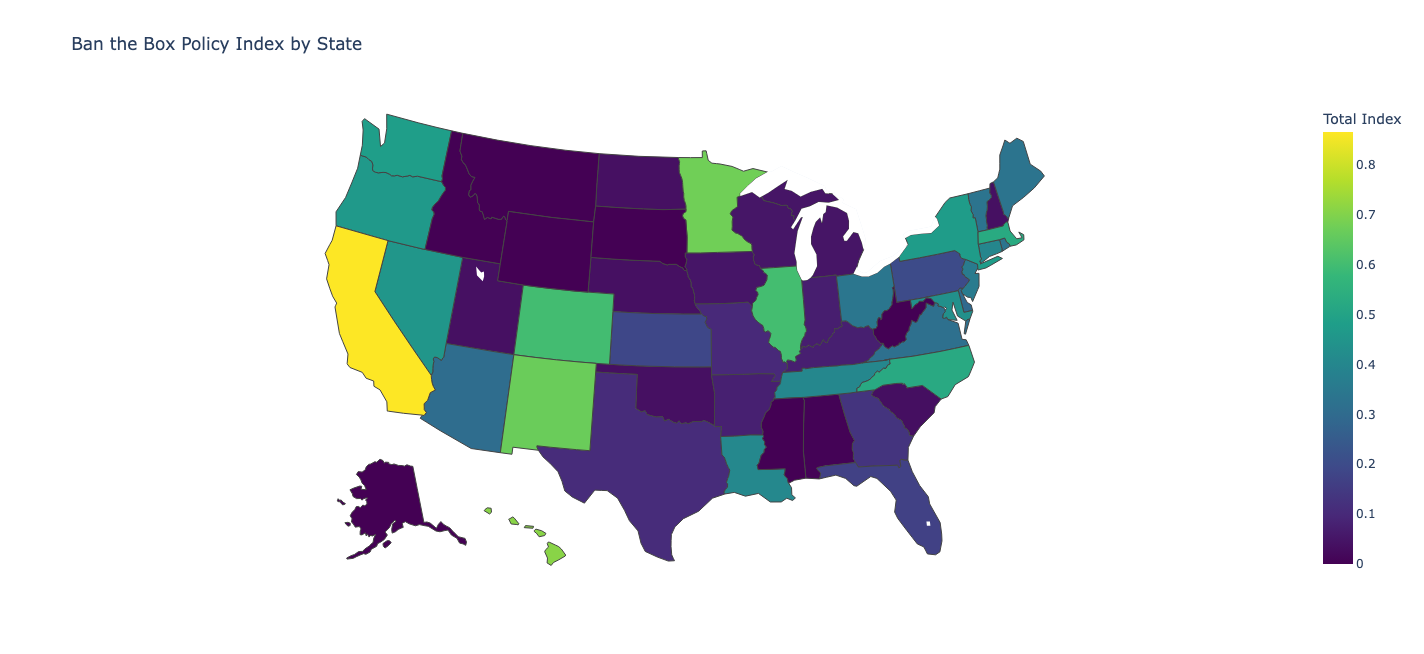

This chart was generated by the following Python code:
import pandas as pd
import plotly.express as px
import numpy as np
from us import states

csv_file_path = 'ban_the_box_index_clean.csv'  # replace with your file path
df = pd.read_csv(csv_file_path)

# get the abbrviation
def state_name_to_abbr(state_name):
    state_name = state_name.strip()
    state = states.lookup(state_name.title())
    return state.abbr if state else None

def get_state_name_to_abbr(row):
    return state_name_to_abbr(row['Location'])

df['StateAbbr'] = df.apply(get_state_name_to_abbr, axis=1)

print(df)

# Choropleth map
fig = px.choropleth(df,
                    locations='StateAbbr',
                    locationmode='USA-states',
                    color='Total Index',
                    scope='usa',
                    color_continuous_scale='Viridis',
                    title='Ban the Box Policy Index by State')
fig.show()
